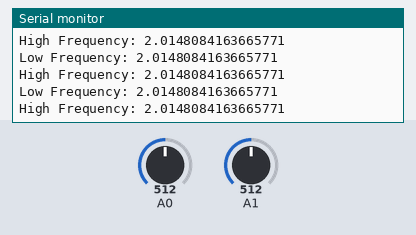
Bench run of a sketch on a simulated Arduino Uno, built with avr-gcc and run on an emulated ATmega328P. Shown: the last lines printed to the serial monitor. The test bench sets the inputs (shaded band); at power-on: A1 = 512, A0 = 512.

Above: at 1.2 s.
1.3 s: A1 set to 514
At 1.33 s:
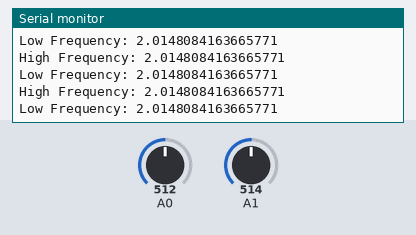
7.3 s: A0 set to 509
At 7.33 s:
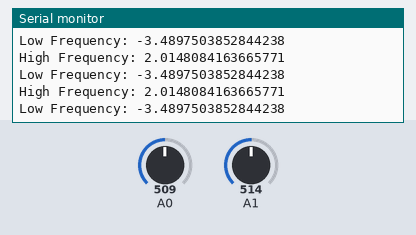
8.8 s: A0 set to 483
At 8.83 s:
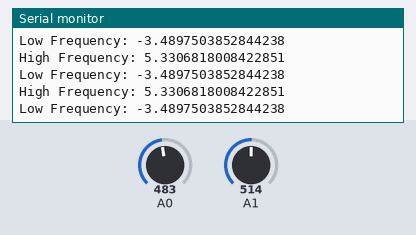
Timing chart, 0 to 11.8 s (numbered marks = the images above; inputs shaded):
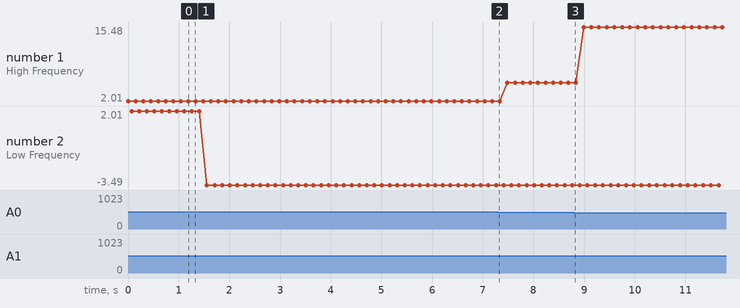

The sketch:

PitotTube_dual_Arduino_ADC.ino
```cpp
float V_0 = 5.0; // supply voltage to the pressure sensor
float rho = 1.204; // density of air

float sensor0;

// parameters for averaging and offset
float offset = 0;
int offset_size = 10;
int veloc_mean_size = 20;
int zero_span = 2;


float offset1 = 0;
int offset1_size = 10;
int veloc1_mean_size = 20;
int zero1_span = 2;

// setup and calculate offset
void setup() {
  Serial.begin(4800);

  // Analog 0 offset
  for (int i=0;i<offset_size;i++){
    offset += analogRead(A0)-(1023/2); //analogRead(A0) returns 550.00 or 551.00
  }
  offset /= offset_size;

  // Analog 1 offset
  for (int ii=0;ii<offset1_size;ii++){
    offset1 += analogRead(A1)-(1023/2);
  }
  offset1 /= offset1_size;

}

void loop() {
  float veloc;
  float sensor0 = analogRead(A0) - offset;

  // make sure if the ADC reads below 512, then we equate it to a negative velocity
    if (sensor0<512){
      veloc = sqrt((-10000.0*((sensor0/1023.0)-0.5))/rho);
    } else if(sensor0>512){
      veloc = -sqrt((10000.0*((sensor0/1023.0)-0.5))/rho);
    }
  Serial.print("High Frequency: ");
  Serial.print(veloc, 16); // print velocity
  Serial.println();

  // Microcontroller channel 1 Calculations

  float veloc1;
  float sensor1 = analogRead(A1) - offset1;

  // make sure if the ADC reads below 512, then we equate it to a negative velocity
    if (sensor1<512){
      veloc1 = sqrt((-10000.0*((sensor1/1023.0)-0.5))/rho);
    } else if(sensor1>512){
      veloc1 = -sqrt((10000.0*((sensor1/1023.0)-0.5))/rho);
    }
  Serial.print("Low Frequency: ");
  Serial.print(veloc1, 16); // print velocity
  Serial.println();


}
```

Measured:
- the behaviour switches between 513 and 514 on A1 (found by bisection; images 0 and 1)
- plotted number 1: 2.01 → 5.33 after the input at 7.3 s, 5.33 → 15.48 after the input at 8.8 s
- plotted number 2: 2.01 → -3.49 after the input at 1.3 s, -3.49 → -3.49 after the input at 8.8 s
